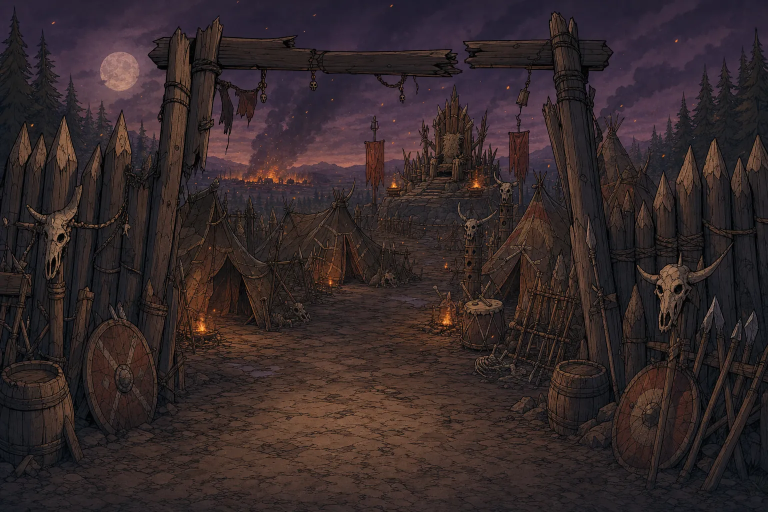
#> input picture src/arte/escenas/capas/capitulo-asentamiento-ogro.webp, 1536 x 1024 px (shown at 1/2 size)
$ python -i paint_tools.py   (imports and definitions only)
#> lines starting #> are read from the running program, lines starting #| are printed output that depends on the picture; after the words box and inside, x2 and y2 are one past the last pixel; in counts of white or black regions, pixels touching at a corner belong together
"""Shared painting helpers: SVG rasterization through headless Chrome and
numpy/PIL post-processing that gives procedural scenes a painted look."""

import os
import subprocess

import numpy as np
from PIL import Image, ImageFilter

CHROME = "/Applications/Google Chrome.app/Contents/MacOS/Google Chrome"


# [40 lines left out: functions render_svg, fractal_noise, not called in this run]


def blur(arr, radius):
    """Gaussian blur for a float HxWx3 array in 0..1."""
    img = Image.fromarray(np.clip(arr * 255, 0, 255).astype(np.uint8))
    return np.asarray(img.filter(ImageFilter.GaussianBlur(radius)), np.float32) / 255.0


# [20 lines left out: functions painterly_warp, brush_texture, not called in this run]


def bloom(arr, threshold=0.62, radii=(6, 22, 60), gain=(0.35, 0.3, 0.25)):
    lum = arr[..., 0] * 0.3 + arr[..., 1] * 0.55 + arr[..., 2] * 0.15
    mask = np.clip((lum - threshold) / (1 - threshold), 0, 1)[..., None]
    bright = arr * mask
    out = arr.copy()
    for r, g in zip(radii, gain):
        out += blur(bright, r) * g
    return np.clip(out, 0, 1).astype(np.float32)


# [78 lines left out: functions vignette, vertical_band, save_webp, mockup, _box_mean, kuwahara, not called in this run]

>>> import cv2
>>> picture = cv2.imread('../../../src/arte/escenas/capas/capitulo-asentamiento-ogro.webp', cv2.IMREAD_GRAYSCALE)
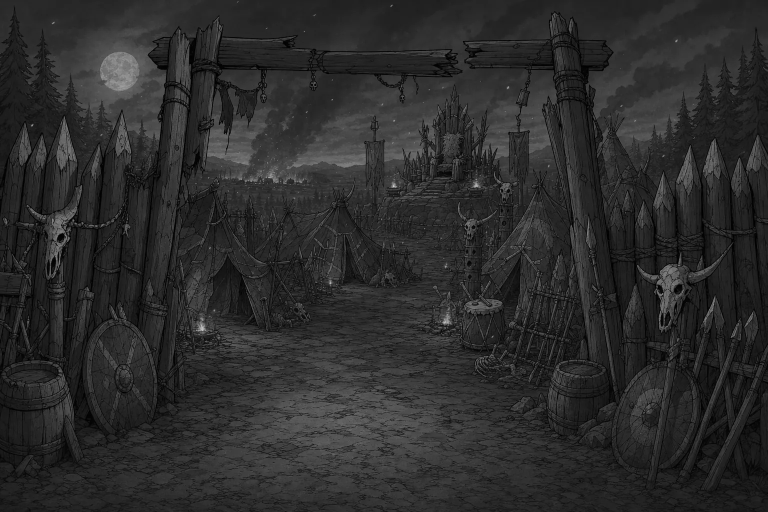
#> picture: shape (1024, 1536) (shown at 1/2 size); min 0, max 207, mean 43.9
>>> result = bloom(picture)
#> in bloom, `lum = arr[..., 0] * 0.3 + arr[..., 1] * 0.55 + arr[..., 2] * 0.15`: lum = 1024 values, max 62.25 at index 641, min 0.45 at index 373, mean 27.19
#> in bloom, `mask = np.clip((lum - threshold) / (1 - threshold), 0, 1)[..., None]`: mask = 1024 values, max 1 at index 0, min 0 at index 373, mean 0.999
#> the loop in bloom, `for r, g in zip(radii, gain):` made 1 pass
#> pass 1, in blur, `img = Image.fromarray(np.clip(arr * 255, 0, 255).astype(np.uint8))`:
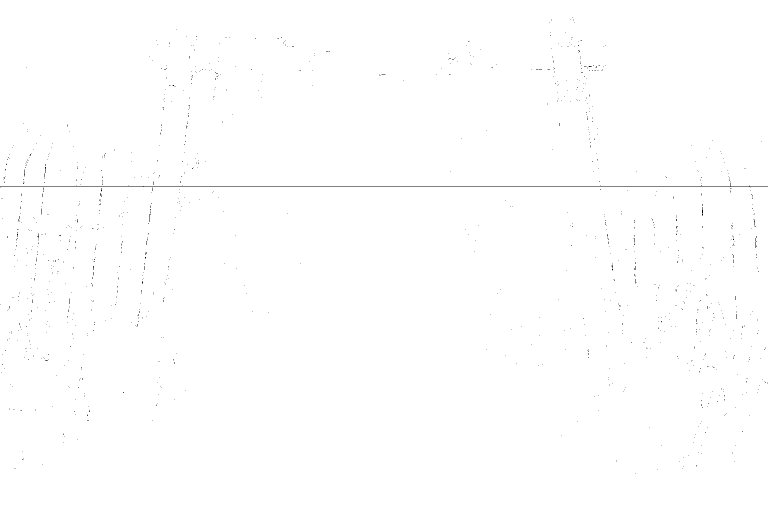
#> img: PIL image 1536x1024 L (shown at 1/2 size); 99.8% white; black in thin lines or dots, all inside (x1, y1, x2, y2) = (0, 34, 1536, 948)
#> (the run stopped early here; a loop or call above may not have finished)

$ run again, on src/arte/escenas/capas/capitulo-cripta.webp
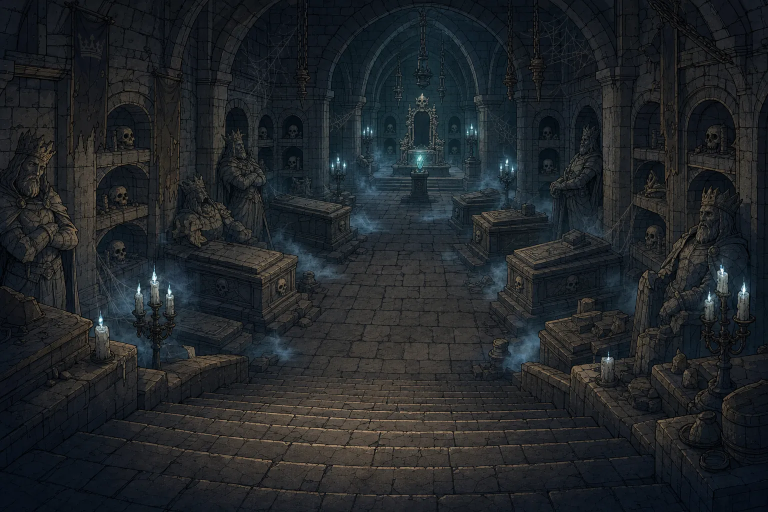
#> input picture src/arte/escenas/capas/capitulo-cripta.webp, 1536 x 1024 px (shown at 1/2 size)
#> lum = 1024 values, max 47 at index 276, min 1.5 at index 491, mean 20.48
#> mask = 1024 values from 1 to 1
#> the loop in bloom, `for r, g in zip(radii, gain):` made 1 pass
#> pass 1, in blur, `img = Image.fromarray(np.clip(arr * 255, 0, 255).astype(np.uint8))`:
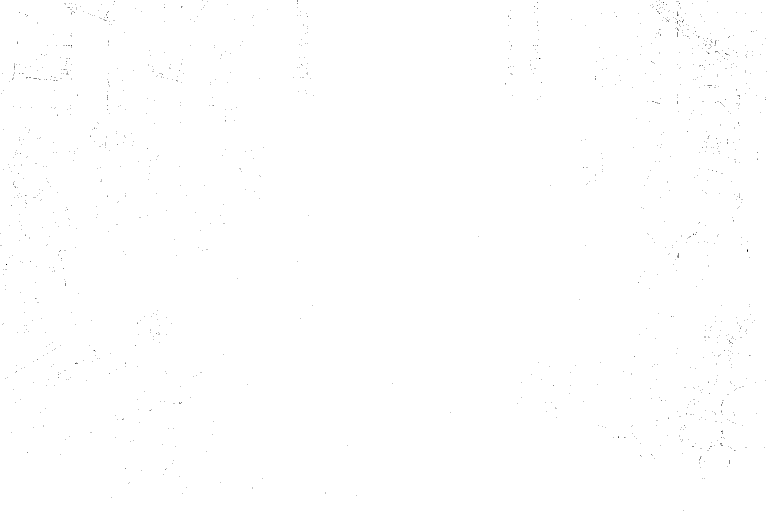
#> img: PIL image 1536x1024 L (shown at 1/2 size); 99.9% white; black in thin lines or dots

$ run again, on src/arte/escenas/capas/capitulo-guarida-contrabandistas.webp
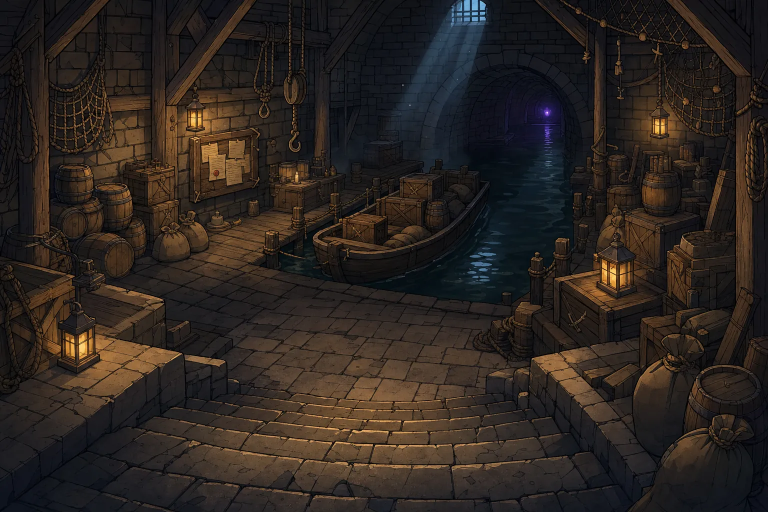
#> input picture src/arte/escenas/capas/capitulo-guarida-contrabandistas.webp, 1536 x 1024 px (shown at 1/2 size)
#> `picture = cv2.imread('../../../src/arte/escenas/capas/capitulo-asentam..`:
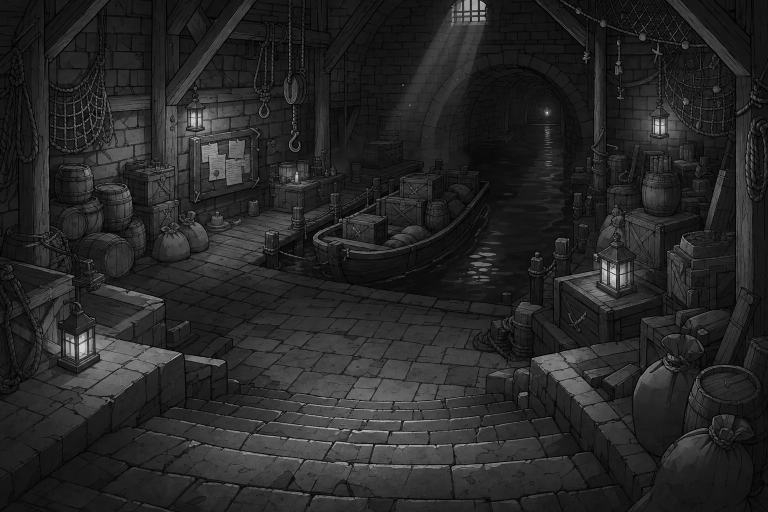
#> picture: shape (1024, 1536) (shown at 1/2 size); min 0, max 237, mean 38.5
#> lum = 1024 values, max 39.1 at index 642, min 1 at index 51, mean 21.74
#> mask = 1024 values from 1 to 1
#> the loop in bloom, `for r, g in zip(radii, gain):` made 1 pass
#> pass 1, in blur, `img = Image.fromarray(np.clip(arr * 255, 0, 255).astype(np.uint8))`:
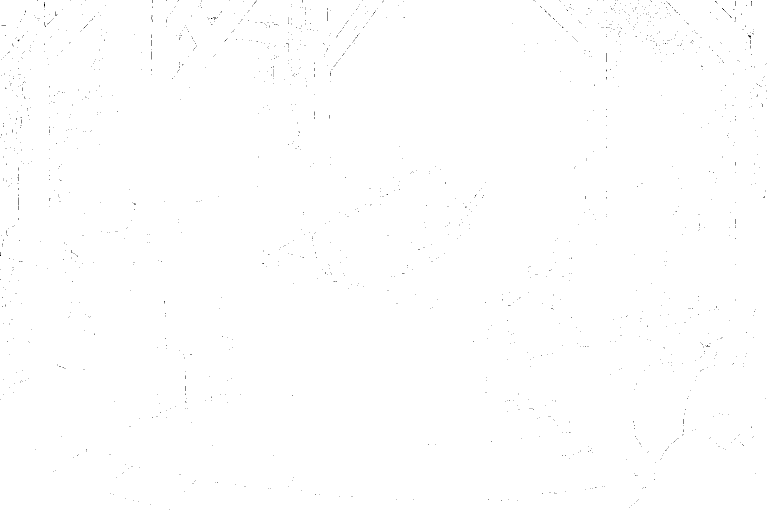
#> img: PIL image 1536x1024 L (shown at 1/2 size); 99.8% white; black in thin lines or dots

$ run again, on src/arte/escenas/capas/capitulo-guarida-dragon.webp
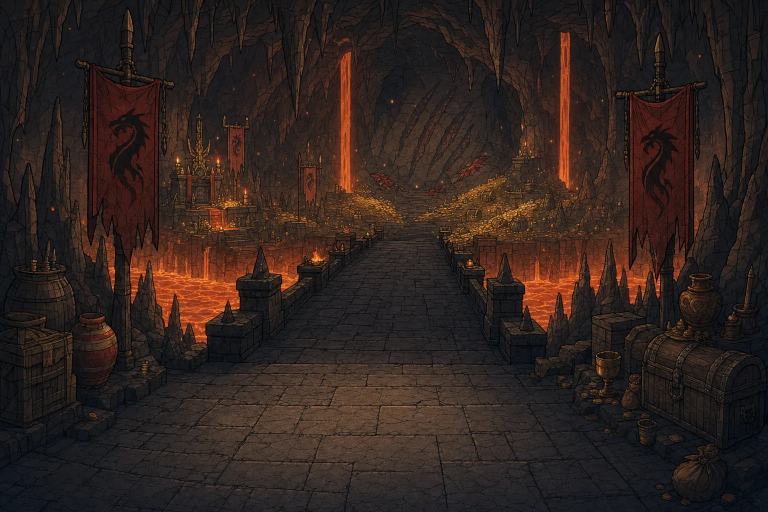
#> input picture src/arte/escenas/capas/capitulo-guarida-dragon.webp, 1536 x 1024 px (shown at 1/2 size)
#> `picture = cv2.imread('../../../src/arte/escenas/capas/capitulo-asentam..`:
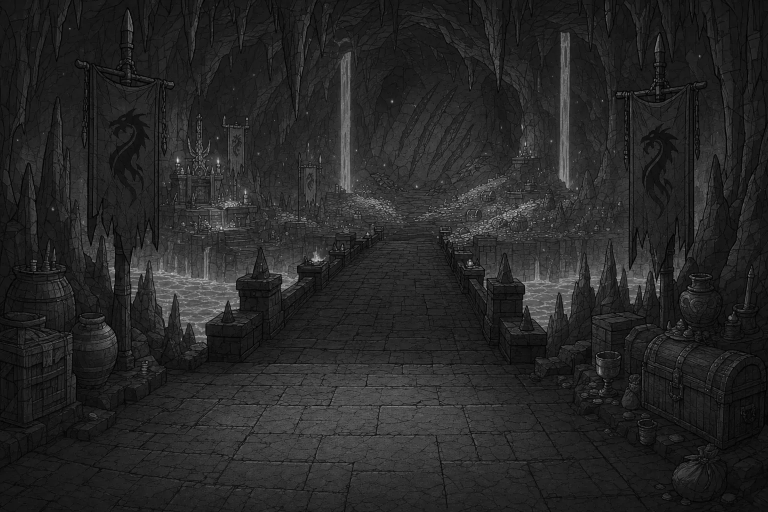
#> picture: shape (1024, 1536) (shown at 1/2 size); min 0, max 239, mean 38.4
#> lum = 1024 values, max 28.15 at index 271, min 3.2 at index 819, mean 19.51
#> mask = 1024 values from 1 to 1
#> the loop in bloom, `for r, g in zip(radii, gain):` made 1 pass
#> pass 1, in blur, `img = Image.fromarray(np.clip(arr * 255, 0, 255).astype(np.uint8))`:
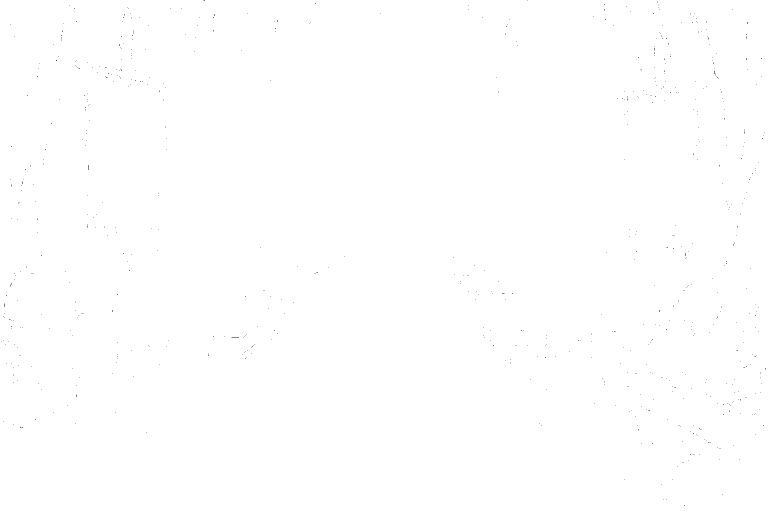
#> img: PIL image 1536x1024 L (shown at 1/2 size); 99.9% white; black in thin lines or dots
